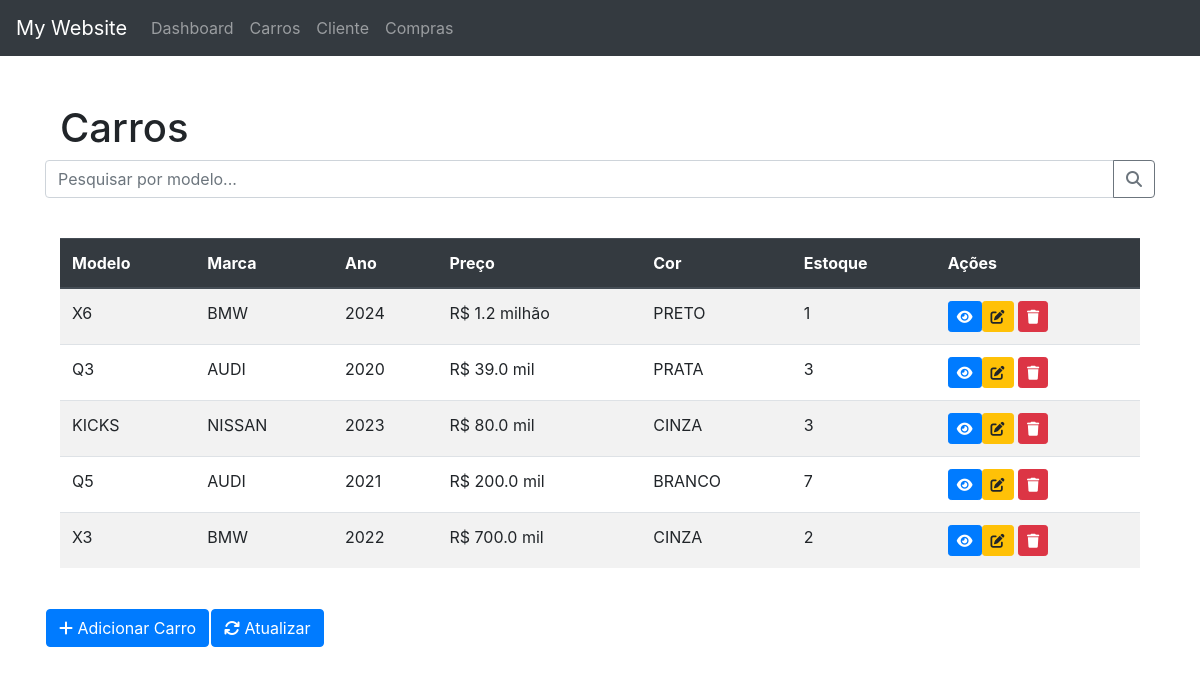
/carros/, run on an earlier commit of the app's database.
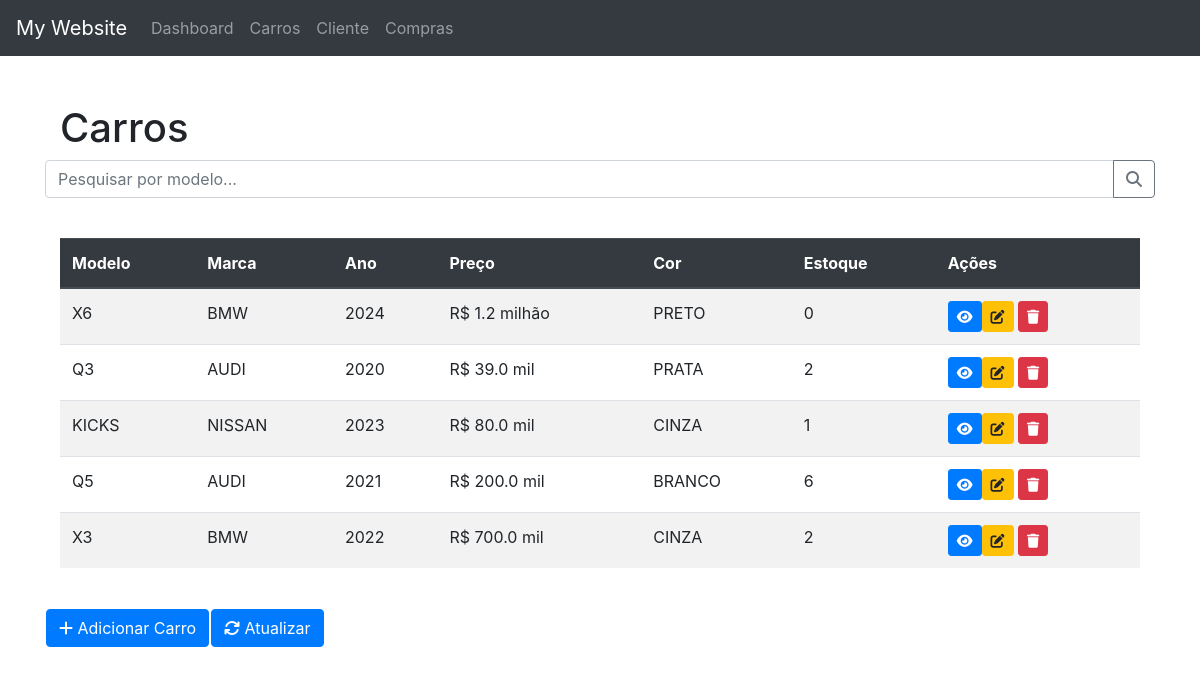
And on a later commit of the database.
### carros/models.py (models this page shows, shortened)
class Carro(models.Model):
    marca = models.CharField(max_length=100)
    modelo = models.CharField(max_length=100)
    ano = models.IntegerField()
    preco = models.FloatField()
    cor = models.CharField(max_length=100)
    data_criacao = models.DateTimeField(auto_now_add=True)
    estoque = models.IntegerField()
    imagem = models.ImageField(upload_to='carros', null=True, blank=True)

### carros/views.py (the view)
# urls.py: path('', views.listar_carros, name='listar_carros'),
def listar_carros(request):
    carros = Carro.objects.all()
    for carro in carros:
        carro.preco_formatado = formatar_preco(carro.preco)
    return render(request, 'listar_carros.html', {'carros': carros})

### carros/utils.py (called while the page is built)
def formatar_preco(preco):
    if preco >= 1000000:
        return f'R$ {preco / 1000000:.1f} milhão'
    elif preco >= 1000:
        return f'R$ {preco / 1000:.1f} mil'
    else:
        return f'R$ {preco:.2f}'

### carros/templates/listar_carros.html (shortened to what this page needs)
{% extends 'basic.html' %}
{% load static %}
{% block css %}
<link rel="stylesheet" href="{% static 'carros/css/carros.css' %}">
{% endblock %}
{% block content %}
<div class="container mt-5">
    <div class="row mb-3">
        <div class="col-md-6">
            <h1>Carros</h1>
        </div>
        <div class="input-group">
            <input type="text" name="q" class="form-control" id="query" placeholder="Pesquisar por modelo...">
            <div class="input-group-append">
                <button type="submit" onclick="pesquisar_carro()" class="btn btn-outline-secondary">
                    <i class="fas fa-search"></i>
                </button>
            </div>
        </div>
    </div>
    <br>
    <table class="table table table-striped table-hover" id='hidden' >
        <thead class="thead-dark">
            <tr>
                <th>Modelo</th>
                <th>Marca</th>
                <th>Ano</th>
                <th>Preço</th>
                <th>Cor</th>
                <th>Estoque</th>
                <th>Ações</th>
            </tr>
        </thead>
        <tbody>
            {% for carro in carros %}
                <tr>
                    <td>{{ carro.modelo }}</td>
                    <td>{{ carro.marca }}</td>
                    <td>{{ carro.ano }}</td>
                    <td>{{ carro.preco_formatado }}</td>
                    <td>{{ carro.cor }}</td>
                    <td>{{ carro.estoque }}</td>
                    <td>
                        <a href="{% url 'carro' carro.id %}" class="btn btn-primary btn-sm">
                            <i class="fas fa-eye"></i>
                        <a href="{% url 'editar_carro' carro.id %}" class="btn btn-warning btn-sm">
                            <i class="fas fa-edit"></i>
                        </a>
                        <a onclick="apagar_carro({{ carro.id }})" class="btn btn-danger btn-sm">
                            <i class="fas fa-trash"></i>
                        </a>
                </tr>
            {% endfor %}
        </tbody>
    </table>
</div>
<br>
<table>
    <tr>
        <td>
            <a href="{% url 'criar_carro' %}" class="btn btn-primary">
                <i class="fas fa-plus"></i> Adicionar Carro
            </a>
        </td>
        <td>
            <a href="{% url 'listar_carros' %}" class="btn btn-primary">
                <i class="fas fa-sync"></i> Atualizar
            </a>
        </td>
    </tr>
{% endblock %}

What changed in the data, as far as the page shows it:
changed Carro "R$ 1.2 milhão": estoque "1" → "0"
changed Carro "R$ 39.0 mil": estoque "3" → "2"
changed Carro "KICKS": estoque "3" → "1"
changed Carro "R$ 200.0 mil": estoque "7" → "6"
